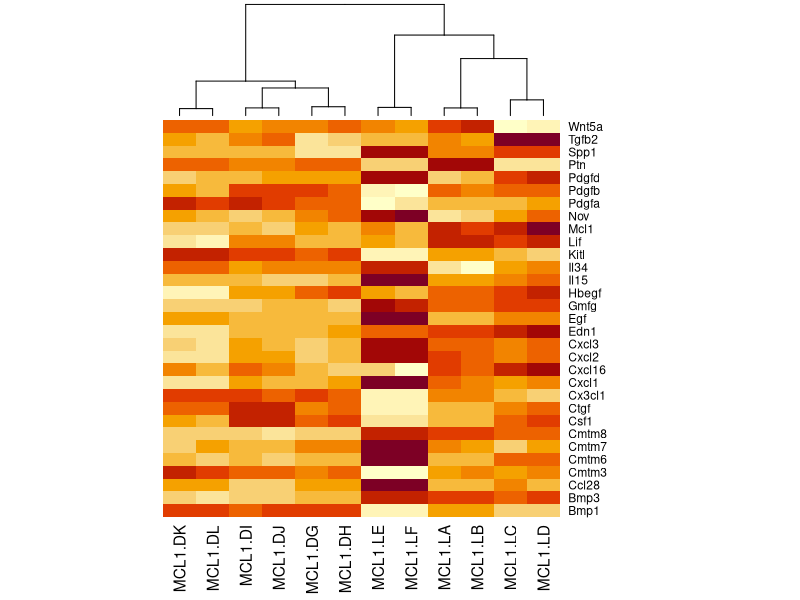

Here is the R script that generated this plot:
################################################################################
############################ Heatmap with ggplot 2 #############################
################################################################################


################################################################################
# Author: Priyansh Srivastava ##################################################
# Contact: spriyansh29@gmail.com ###############################################
# Dataset: https://zenodo.org/record/2529926/files/limma-voom_luminalpregnant-luminallactateDD;
# https://zenodo.org/record/2529926/files/heatmap_genes ########################
# https://zenodo.org/record/2529926/files/limma-voom_luminalpregnant-luminallactate#
################################################################################


# Library
library(ggplot2)
library(reshape2)
library(viridis)

# Reading Dataset 
difExpSet <- read.csv("datasets/heatmapDataset.csv", row.names = 1)

# View
#View(difExpSet)

heatmap(
  as.matrix(difExpSet), Rowv=NA,
  Colv=as.dendrogram(hclust(dist(t(as.matrix(difExpSet)))),
                     ColSideColors = viridis_pal())
)